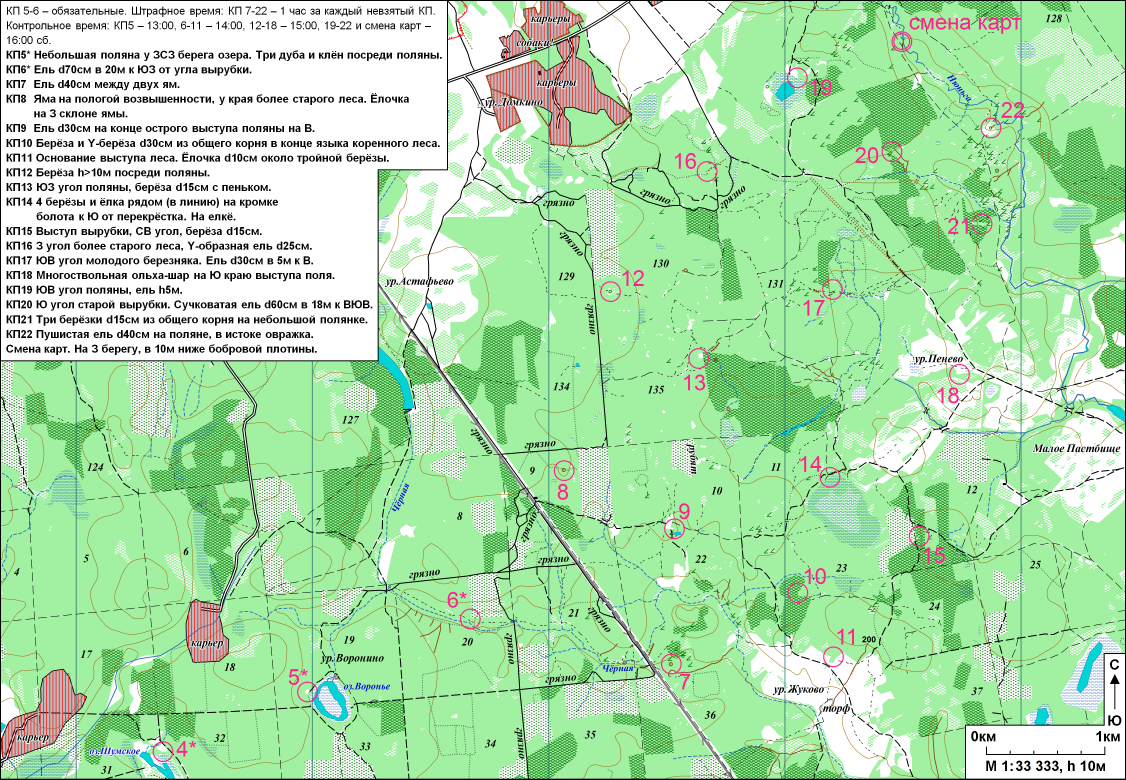
#> input picture maps/2019o/1v.png, 3378 x 2339 px (shown at 1/3 size); its folder holds only this picture in this run
$ jupyter execute --allow-errors 'map analyze py3.ipynb'   (shell and % lines are left out)
#> lines starting #> are read from the running program, lines starting #| are printed output that depends on the picture; after the words box and inside, x2 and y2 are one past the last pixel; in counts of white or black regions, pixels touching at a corner belong together
[cell 1]
import cv2
import numpy as np
import cv2
import matplotlib.pyplot as plt
import pandas as pd
from os import listdir
from os.path import isfile, join

[cell 2]
# На вот таких параметрах хорошо работает
# circles = cv2.HoughCircles(new_image, cv2.HOUGH_GRADIENT, 1, 15,
#                                param1=100, param2=15,
#                                minRadius=24, maxRadius=35)

[cell 3]
default_penalty=1.

[cell 4]
import pytesseract as pts
pts.pytesseract.tesseract_cmd = r"/usr/local/bin/tesseract"

def prepare_image(filename):
    img = cv2.imread(filename)
    img = cv2.cvtColor(img,cv2.COLOR_BGR2RGB)

    # Цвет КП ММБ
    new_image = ((img[:,:,0] == 255) & (img[:,:,1] == 34) & (img[:,:,2] == 141) )*255
    new_image = new_image.astype(np.uint8)
    return new_image

def parse(new_image,circles):
    rows = []
    for i,circle in enumerate(circles[0]):
        x = int(circle[0])
        y = int(circle[1])
        radius = circle[2]

        delta = 140
        y1 = max(y-delta,0)
        y2 = min(y+delta,new_image.shape[0])
        x1 = max(x-delta,0)
        x2 = min(x+delta,new_image.shape[1])
        temp_img = new_image[y1:y2,x1:x2]
        temp_img = 255 - temp_img

        new_center_y = y-y1
        new_center_x = x-x1

        delta_r = 5
        max_r = 130

        x_coord = x
        y_coord = y
        #print (temp_img.shape,x_coord,y_coord,x1,x2,new_image.shape,y1,y2)

        for x in range(temp_img.shape[0]):
            for y in range(temp_img.shape[1]):
                dist = np.sqrt(pow((x-new_center_y),2) + pow((y-new_center_x),2))
                if (dist<radius+delta_r) and (dist>radius-delta_r): #это круг, убираем
                    temp_img[x,y]=255
                if (dist>max_r):
                    temp_img[x,y]=255

        result = pts.image_to_string(temp_img,config='--psm 10 -c tessedit_char_whitelist=0123456789')

        result_digits = ''.join(filter(lambda x: x in '1234567890',result))

        cv2.imwrite('results/%d(%s).png'%(i,result_digits),temp_img)

        rows.append([x_coord,y_coord,radius,result,result_digits])
    result = pd.DataFrame(rows,columns = ['x','y','radius','text','text_digits'])
    return result


def find_kp(filename):
    img = prepare_image(filename)
#> in prepare_image, img is the input picture: shape (2339, 3378, 3); mean B, G, R 172.6, 222.5, 173.4
#> in prepare_image, `new_image = ((img[:,:,0] == 255) & (img[:,:,1] == 34) & (img[:,:,2] ==..`:
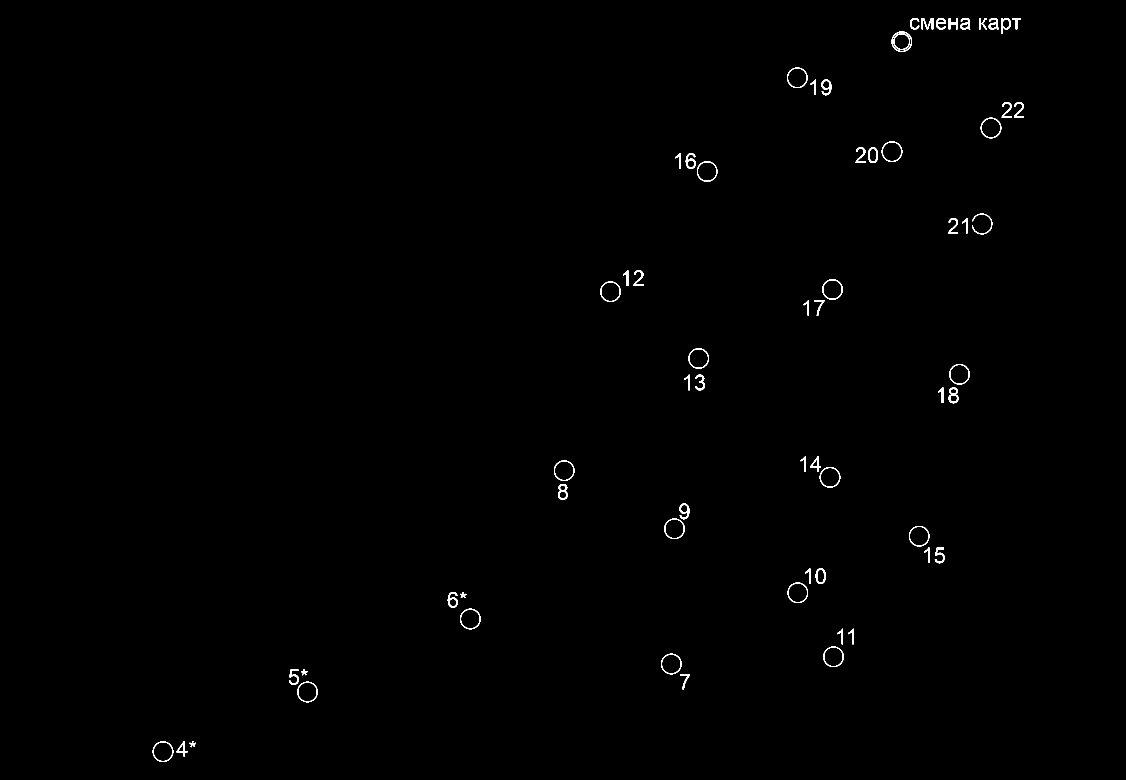
#> new_image: shape (2339, 3378) int64 (shown at 1/3 size); 0.36% white; 65 white regions, largest, box (x1, y1, x2, y2) and area: (1674, 1452, 1704, 1499) 598, (2846, 1162, 2876, 1210) 595, (2057, 459, 2087, 507) 576
    circles = cv2.HoughCircles(img, cv2.HOUGH_GRADIENT, 1, 15,
                               param1=100, param2=15,
                               minRadius=24, maxRadius=35)
#> circles = 20 rows, first 8: [488.5, 2254.5, 28.2], [1410.5, 1856.5, 28.2], [2013.5, 1991.5, 28.2], [2489.5, 1431.5, 28.2], [2675.5, 454.5, 28.2], [2972.5, 383.5, 28.2], [2022.5, 1585.5, 30.5], [2120.5, 513.5, 30.5]
    df = parse(img,circles)
#> the loop in parse, `for i,circle in enumerate(circles[0]):` made 1 pass
#> (circle, radius, delta, y1, y2, x1) on pass 1: ([488.5, 2254.5, 28.2], 28.2, 140, 2114, 2339, 348)
#> pass 1, in parse, `temp_img = new_image[y1:y2,x1:x2]`:
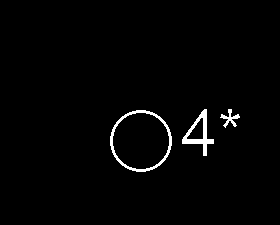
#> temp_img: shape (225, 280); 1.7% white; 3 white regions, box (x1, y1, x2, y2) and area: (110, 110, 172, 172) 528, (182, 109, 214, 156) 431, (220, 109, 240, 128) 134
#> after the loop in parse, `for i,circle in enumerate(circles[0]):`:
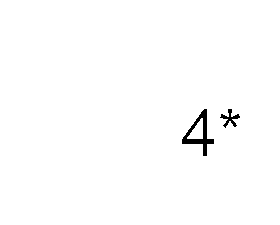
#> temp_img: shape (225, 280); 99.1% white; 2 black regions, box (x1, y1, x2, y2) and area: (182, 109, 214, 156) 431, (220, 109, 240, 128) 134
#> after the loop in parse, `for i,circle in enumerate(circles[0]):`: rows = []
    df['penalty'] = default_penalty
    return df,circles

[cell 5]
# [30 lines left out: function plot_circles_on_img, not called in this run]

[cell 6]
path = 'maps/2019o'
onlyfiles = [join(path,f) for f in listdir(path) if (isfile(join(path, f)) and f[-4:] != '.dat')]
onlyfiles.sort()

[cell 7]
onlyfiles

[cell 8]
#map_file = 'maps/mmb2016o-l1.png'
data = []
#> (the rest of this cell did not finish here and is left out)

## Проверим что все КП определились визуально

[cell 9]
map_id = 1

#> (a cell that did not finish here is left out)

#> (a cell that did not finish here is left out)

#> (a cell that did not finish here is left out)

[cell 13]
x = 1590
y=1239
#> (the rest of this cell did not finish here and is left out)

[cell 14]
# [6 lines left out: function get_neares_point, not called in this run]

#> (a cell that did not finish here is left out)

[cell 16]
def on_mouse_move(event):
    print('Event received:',event.x,event.y)

#> (a cell that did not finish here is left out)

[cell 18]
import numpy as np
import matplotlib.pyplot as plt
fig = plt.figure()
ax = fig.add_subplot(111)
ax.plot(np.random.rand(10))
text=ax.text(0,0, "", va="bottom", ha="left")

def onclick(event):
    tx = 'button=%d, x=%d, y=%d, xdata=%f, ydata=%f' % (event.button, event.x, event.y, event.xdata, event.ydata)
    text.set_text(tx)

cid = fig.canvas.mpl_connect('button_press_event', onclick)
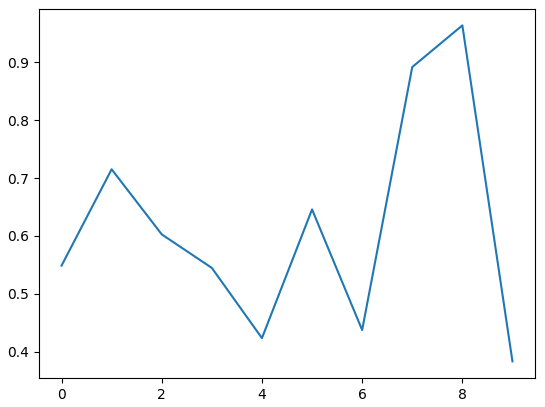
#> figure drawn by matplotlib, 1 panel; curve peaks at x = 8, y = 0.964

$ run again, on maps/2019o/2v.png
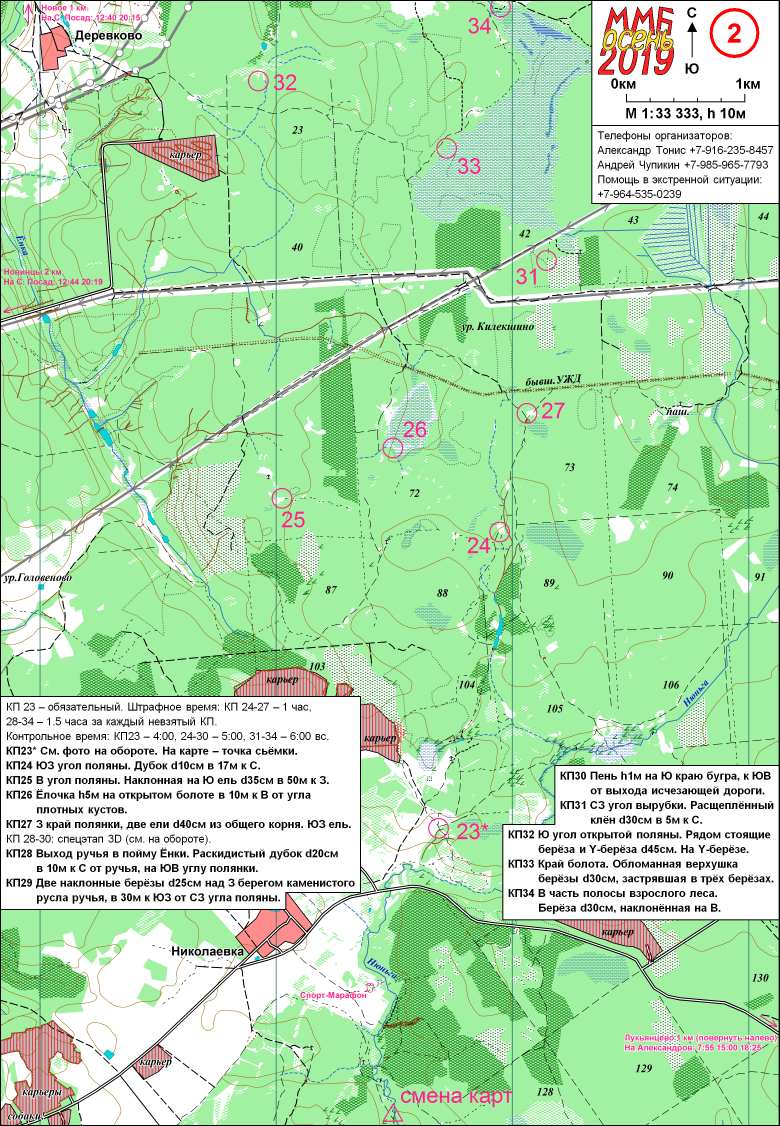
#> input picture maps/2019o/2v.png, 2339 x 3378 px (shown at 1/3 size)
#> in prepare_image, img is the input picture: shape (3378, 2339, 3); mean B, G, R 173.8, 222.8, 175.8
#> in prepare_image, `new_image = ((img[:,:,0] == 255) & (img[:,:,1] == 34) & (img[:,:,2] ==..`:
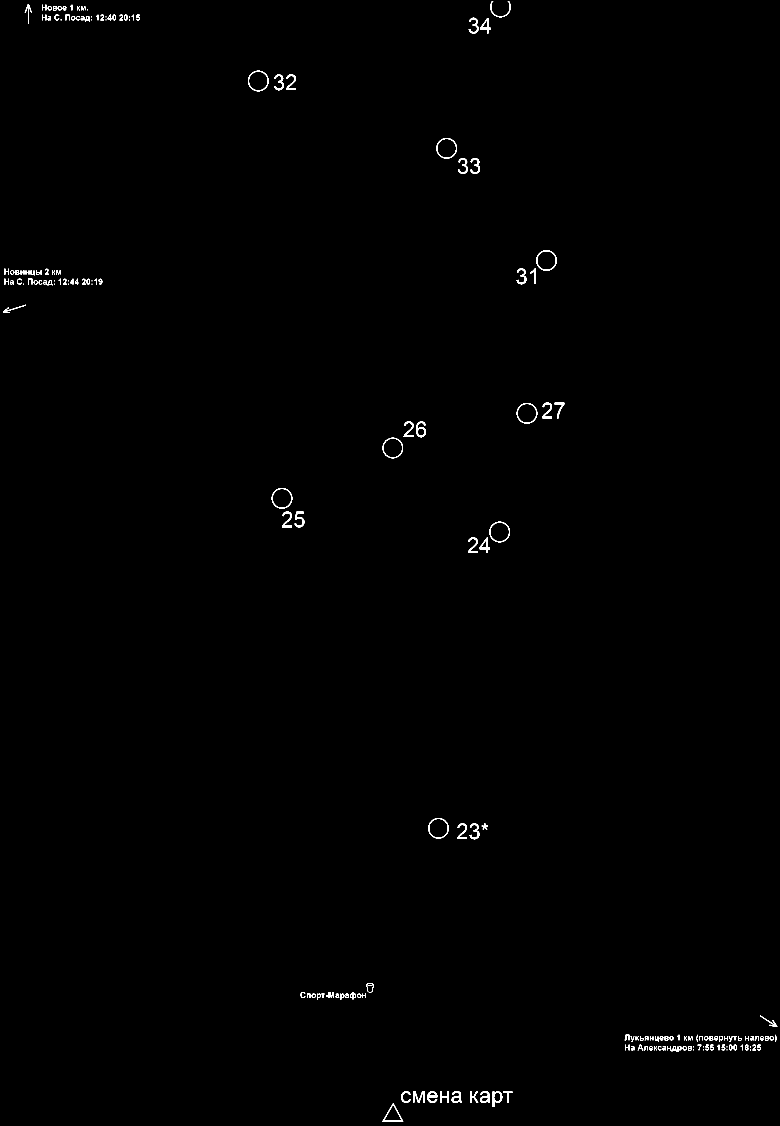
#> new_image: shape (3378, 2339) int64 (shown at 1/3 size); 0.35% white; 183 white regions (24 under 20 px), largest, box (x1, y1, x2, y2) and area: (1248, 1264, 1278, 1312) 581, (1239, 3274, 1274, 3308) 546, (884, 1535, 913, 1582) 534
#> circles = [[774.5, 242.5, 28.2], [845.5, 1494.5, 28.2], [1339.5, 444.5, 28.2], [1498.5, 1595.5, 28.2], [1580.5, 1239.5, 28.2], [1638.5, 780.5, 30.5], [1177.5, 1343.5, 30.2], [1314.5, 2484.5, 30.2], [1500.5, 21.5, 27.4]]
#> the loop in parse, `for i,circle in enumerate(circles[0]):` made 1 pass
#> (circle, radius, delta, y1, y2, x1) on pass 1: ([774.5, 242.5, 28.2], 28.2, 140, 102, 382, 634)
#> after the loop in parse, `for i,circle in enumerate(circles[0]):`:
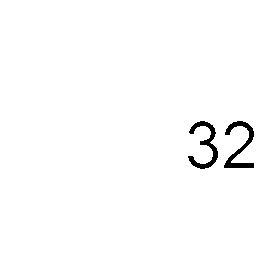
#> temp_img: shape (280, 280); 98.8% white; 2 black regions, box (x1, y1, x2, y2) and area: (224, 121, 254, 168) 477, (188, 121, 218, 169) 464
#> after the loop in parse, `for i,circle in enumerate(circles[0]):`: rows = []

$ run again, on maps/2019o/3v.png
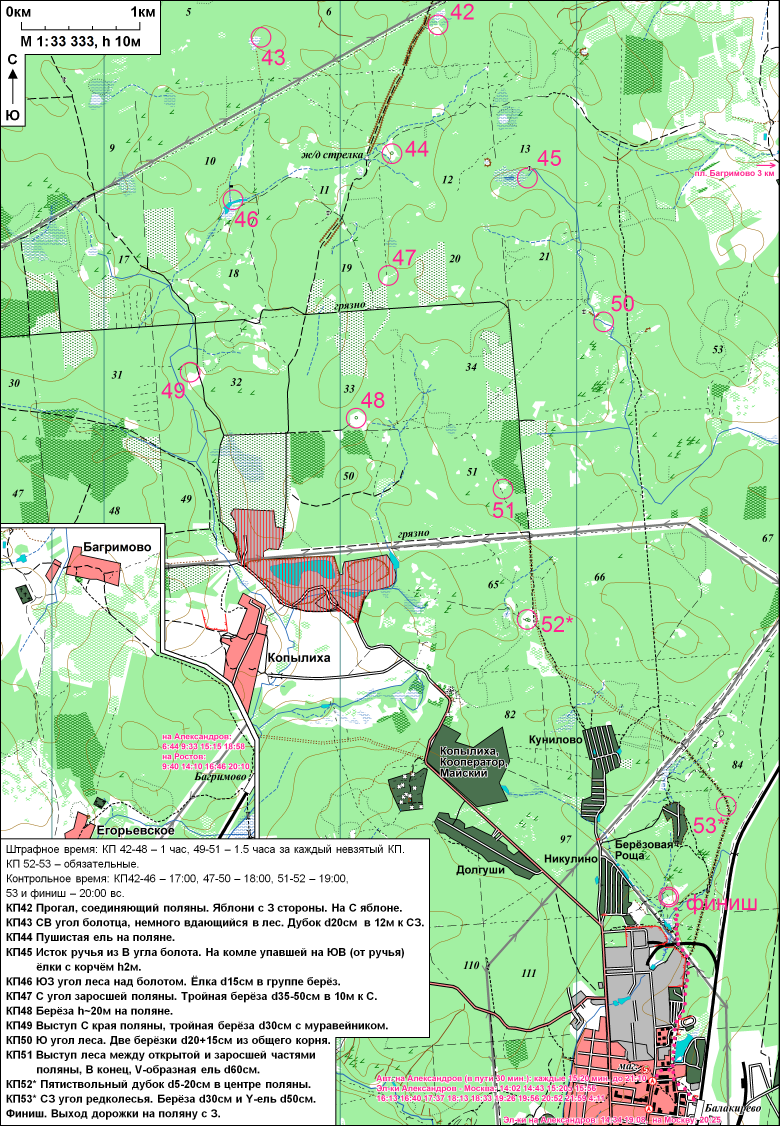
#> input picture maps/2019o/3v.png, 2339 x 3378 px (shown at 1/3 size)
#> in prepare_image, img is the input picture: shape (3378, 2339, 3); mean B, G, R 171.4, 220.8, 174.4
#> in prepare_image, `new_image = ((img[:,:,0] == 255) & (img[:,:,1] == 34) & (img[:,:,2] ==..`:
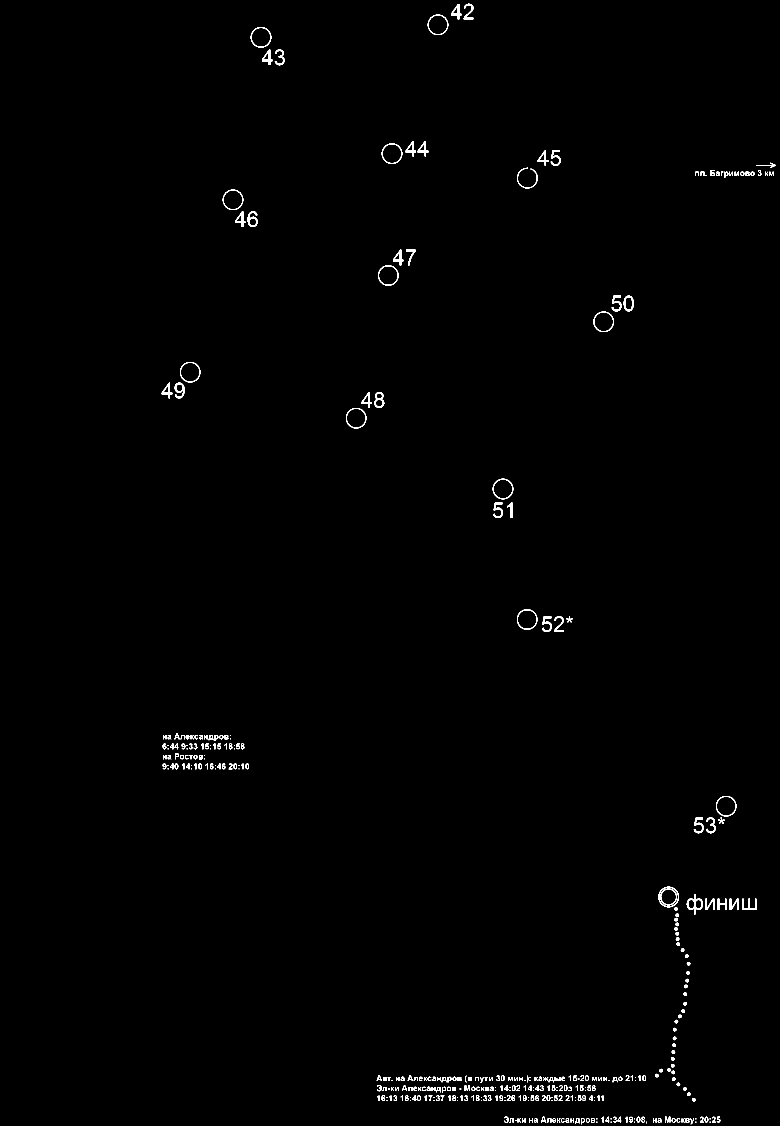
#> new_image: shape (3378, 2339) int64 (shown at 1/3 size); 0.54% white; 379 white regions (73 under 20 px), largest, box (x1, y1, x2, y2) and area: (2060, 2683, 2109, 2743) 862, (1123, 1176, 1153, 1224) 588, (2227, 2696, 2269, 2730) 587
#> circles = 13 rows, first 8: [782.5, 111.5, 28.2], [1175.5, 460.5, 28.2], [1508.5, 1466.5, 28.2], [2005.5, 2690.5, 28.2], [569.5, 1115.5, 30.5], [1067.5, 1253.5, 30.5], [1580.5, 1857.5, 30.5], [2177.5, 2417.5, 30.5]
#> the loop in parse, `for i,circle in enumerate(circles[0]):` made 1 pass
#> (circle, radius, delta, y1, y2, x1) on pass 1: ([782.5, 111.5, 28.2], 28.2, 140, 0, 251, 642)
#> after the loop in parse, `for i,circle in enumerate(circles[0]):`:
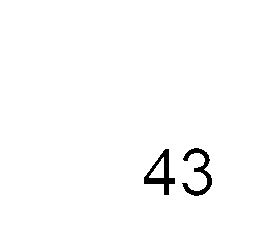
#> temp_img: shape (251, 280); 98.7% white; 2 black regions, box (x1, y1, x2, y2) and area: (144, 149, 175, 195) 484, (182, 148, 212, 196) 461
#> after the loop in parse, `for i,circle in enumerate(circles[0]):`: rows = []

$ run again, on maps/2019o/3v2.png
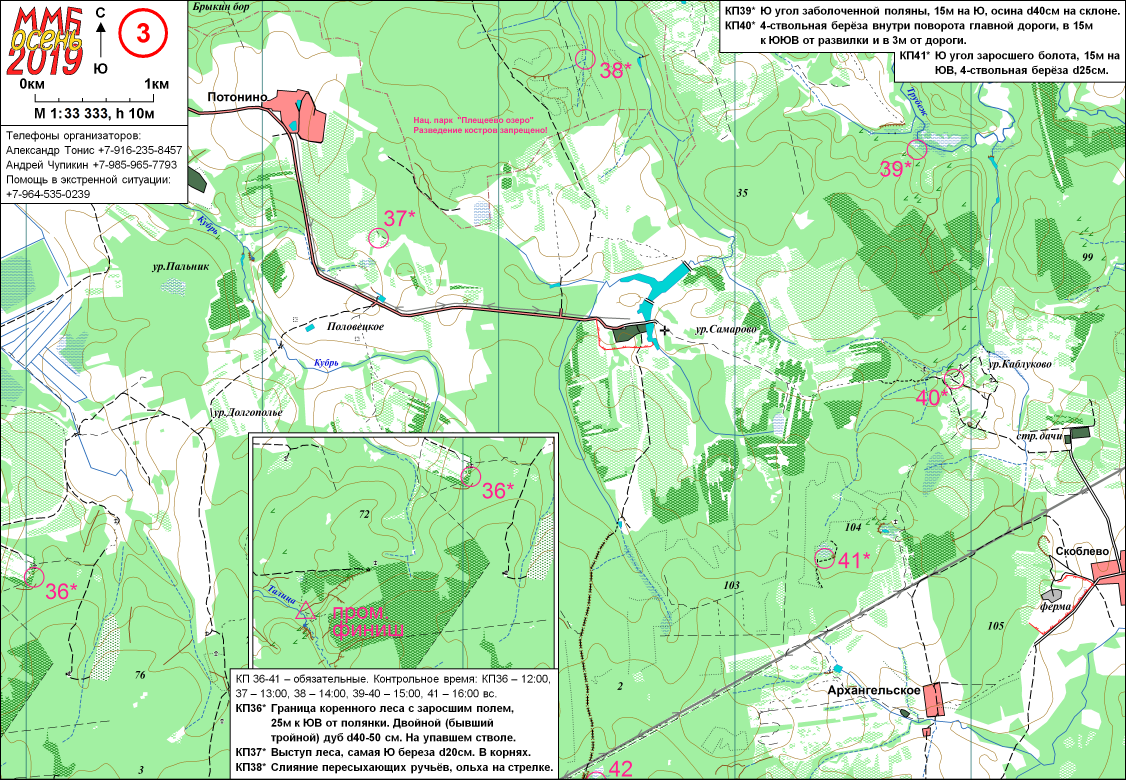
#> input picture maps/2019o/3v2.png, 3378 x 2339 px (shown at 1/3 size)
#> in prepare_image, img is the input picture: shape (2339, 3378, 3); mean B, G, R 182.9, 228.8, 185.3
#> in prepare_image, `new_image = ((img[:,:,0] == 255) & (img[:,:,1] == 34) & (img[:,:,2] ==..`:
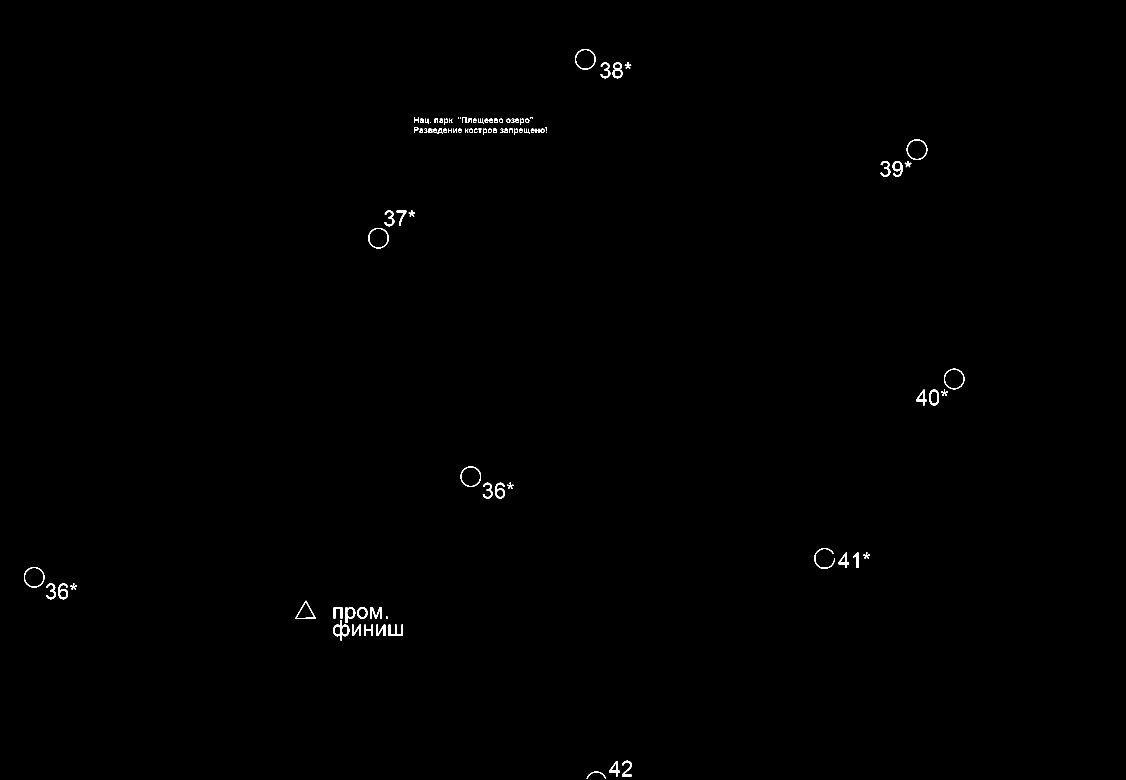
#> new_image: shape (2339, 3378) int64 (shown at 1/3 size); 0.27% white; 95 white regions (6 under 20 px), largest, box (x1, y1, x2, y2) and area: (1000, 1861, 1048, 1921) 853, (1166, 1874, 1209, 1908) 650, (1838, 187, 1868, 235) 588
#> circles = [[1755.5, 177.5, 28.2], [2750.5, 448.5, 28.2], [1134.5, 713.5, 30.5], [101.5, 1731.5, 30.2], [1411.5, 1429.5, 30.2], [2861.5, 1136.5, 30.2], [2473.5, 1674.5, 28.1]]
#> the loop in parse, `for i,circle in enumerate(circles[0]):` made 1 pass
#> (circle, radius, delta, y1, y2, x1) on pass 1: ([1755.5, 177.5, 28.2], 28.2, 140, 37, 317, 1615)
#> after the loop in parse, `for i,circle in enumerate(circles[0]):`:
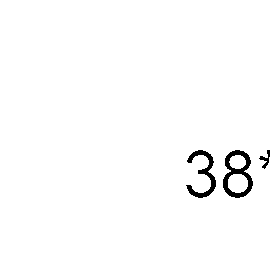
#> temp_img: shape (280, 280); 98.6% white; 3 black regions, box (x1, y1, x2, y2) and area: (223, 150, 253, 198) 588, (186, 150, 216, 198) 460, (259, 150, 270, 169) 76
#> after the loop in parse, `for i,circle in enumerate(circles[0]):`: rows = []
